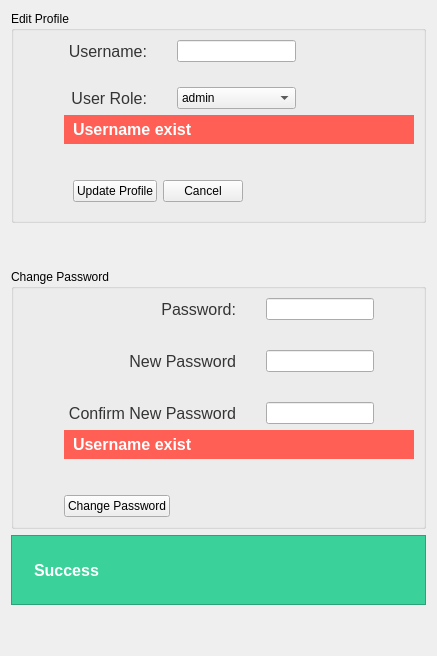
             <widget class="QWidget" name="user_profile_tab">
              <attribute name="title">
               <string>Edit Profile</string>
              </attribute>
              <layout class="QVBoxLayout" name="verticalLayout_21">
               <item>
                <widget class="QGroupBox" name="userpage_editprofile_edit_profile_groupbox">
                 <property name="styleSheet">
                  <string notr="true">QLabel{
	font-size: 16px;
	color: rgb(52, 52, 52);
	padding-right: 20px;
	
}


QLineEdit
{
	max-width: 300px;

}</string>
                 </property>
                 <property name="title">
                  <string>Edit Profile</string>
                 </property>
                 <layout class="QHBoxLayout" name="horizontalLayout_34">
                  <property name="leftMargin">
                   <number>50</number>
                  </property>
                  <item>
                   <layout class="QVBoxLayout" name="verticalLayout_26">
                    <property name="leftMargin">
                     <number>0</number>
                    </property>
                    <item>
                     <layout class="QGridLayout" name="gridLayout_18">
                      <property name="verticalSpacing">
                       <number>25</number>
                      </property>
                      <item row="0" column="0">
                       <widget class="QLabel" name="label_79">
                        <property name="text">
                         <string>Username:</string>
                        </property>
                        <property name="alignment">
                         <set>Qt::AlignRight|Qt::AlignTrailing|Qt::AlignVCenter</set>
                        </property>
                       </widget>
                      </item>
                      <item row="1" column="0">
                       <widget class="QLabel" name="label_78">
                        <property name="text">
                         <string>User Role:</string>
                        </property>
                        <property name="alignment">
                         <set>Qt::AlignRight|Qt::AlignTrailing|Qt::AlignVCenter</set>
                        </property>
                       </widget>
                      </item>
                      <item row="1" column="1">
                       <widget class="QComboBox" name="userpage_editprofile_user_role_combobox">
                        <item>
                         <property name="text">
                          <string>admin</string>
                         </property>
                        </item>
                       </widget>
                      </item>
                      <item row="0" column="1">
                       <widget class="QLineEdit" name="userpage_editprofile_username_inpt"/>
                      </item>
                      <item row="0" column="2">
                       <spacer name="horizontalSpacer_39">
                        <property name="orientation">
                         <enum>Qt::Horizontal</enum>
                        </property>
                        <property name="sizeHint" stdset="0">
                         <size>
                          <width>40</width>
                          <height>20</height>
                         </size>
                        </property>
                       </spacer>
                      </item>
                     </layout>
                    </item>
                    <item>
                     <widget class="QLabel" name="userpage_editprofile_edit_error_lbl">
                      <property name="styleSheet">
                       <string notr="true">font-size: 16px;
font-weight: bold;
color: #ffffff;
background-color: rgb(255, 95, 84);
padding:5px;

min-width: 100px;
max-width: 16777px;
max-height: 30px;
</string>
                      </property>
                      <property name="text">
                       <string>Username exist</string>
                      </property>
                     </widget>
                    </item>
                    <item>
                     <widget class="QFrame" name="horizontalFrame_7">
                      <property name="styleSheet">
                       <string notr="true">QPushButton {
max-width: 120px;
}</string>
                      </property>
                      <layout class="QHBoxLayout" name="horizontalLayout_36">
                       <property name="topMargin">
                        <number>30</number>
                       </property>
                       <item>
                        <widget class="QPushButton" name="userpage_editprofile_update_btn">
                         <property name="styleSheet">
                          <string notr="true"/>
                         </property>
                         <property name="text">
                          <string>Update Profile</string>
                         </property>
                        </widget>
                       </item>
                       <item>
                        <widget class="QPushButton" name="userpage_editprofile_cancel_btn">
                         <property name="text">
                          <string>Cancel</string>
                         </property>
                        </widget>
                       </item>
                       <item>
                        <spacer name="horizontalSpacer_69">
                         <property name="orientation">
                          <enum>Qt::Horizontal</enum>
                         </property>
                         <property name="sizeHint" stdset="0">
                          <size>
                           <width>40</width>
                           <height>20</height>
                          </size>
                         </property>
                        </spacer>
                       </item>
                      </layout>
                     </widget>
                    </item>
                   </layout>
                  </item>
                 </layout>
                </widget>
               </item>
               <item>
                <spacer name="verticalSpacer_35">
                 <property name="orientation">
                  <enum>Qt::Vertical</enum>
                 </property>
                 <property name="sizeType">
                  <enum>QSizePolicy::Maximum</enum>
                 </property>
                 <property name="sizeHint" stdset="0">
                  <size>
                   <width>20</width>
                   <height>40</height>
                  </size>
                 </property>
                </spacer>
               </item>
               <item>
                <widget class="QGroupBox" name="userpage_editprofile_change_pass_groupbox">
                 <property name="styleSheet">
                  <string notr="true">QLabel{
	font-size: 16px;
	color: rgb(52, 52, 52);
	padding-right: 20px;
	
}


QLineEdit
{
	max-width: 300px;

}</string>
                 </property>
                 <property name="title">
                  <string>Change Password</string>
                 </property>
                 <layout class="QHBoxLayout" name="horizontalLayout_37">
                  <property name="leftMargin">
                   <number>50</number>
                  </property>
                  <item>
                   <layout class="QVBoxLayout" name="verticalLayout_27">
                    <property name="leftMargin">
                     <number>0</number>
                    </property>
                    <item>
                     <layout class="QGridLayout" name="gridLayout_22">
                      <property name="verticalSpacing">
                       <number>30</number>
                      </property>
                      <item row="0" column="0">
                       <widget class="QLabel" name="label_80">
                        <property name="text">
                         <string>Password:</string>
                        </property>
                        <property name="alignment">
                         <set>Qt::AlignRight|Qt::AlignTrailing|Qt::AlignVCenter</set>
                        </property>
                       </widget>
                      </item>
                      <item row="1" column="0">
                       <widget class="QLabel" name="label_81">
                        <property name="text">
                         <string>New Password</string>
                        </property>
                        <property name="alignment">
                         <set>Qt::AlignRight|Qt::AlignTrailing|Qt::AlignVCenter</set>
                        </property>
                       </widget>
                      </item>
                      <item row="2" column="1">
                       <widget class="QLineEdit" name="userpage_editprofile_confirm_new_password_inpt"/>
                      </item>
                      <item row="0" column="1">
                       <widget class="QLineEdit" name="userpage_editprofile_old_password_inpt"/>
                      </item>
                      <item row="2" column="0">
                       <widget class="QLabel" name="label_86">
                        <property name="text">
                         <string>Confirm New Password</string>
                        </property>
                        <property name="alignment">
                         <set>Qt::AlignRight|Qt::AlignTrailing|Qt::AlignVCenter</set>
                        </property>
                       </widget>
                      </item>
                      <item row="1" column="1">
                       <widget class="QLineEdit" name="userpage_editprofile_new_password_inpt"/>
                      </item>
                      <item row="0" column="2">
                       <spacer name="horizontalSpacer_73">
                        <property name="orientation">
                         <enum>Qt::Horizontal</enum>
                        </property>
                        <property name="sizeHint" stdset="0">
                         <size>
                          <width>40</width>
                          <height>20</height>
                         </size>
                        </property>
                       </spacer>
                      </item>
                     </layout>
                    </item>
                    <item>
                     <widget class="QLabel" name="userpage_editprofile_changepass_error_lbl">
                      <property name="styleSheet">
                       <string notr="true">font-size: 16px;
font-weight: bold;
color: #ffffff;
background-color: rgb(255, 95, 84);
padding:5px;

min-width: 300px;
max-width: 16777px;
max-height: 30px;
</string>
                      </property>
                      <property name="text">
                       <string>Username exist</string>
                      </property>
                     </widget>
                    </item>
                    <item>
                     <layout class="QHBoxLayout" name="horizontalLayout_38">
                      <property name="topMargin">
                       <number>30</number>
                      </property>
                      <item>
                       <widget class="QPushButton" name="userpage_editprofile_change_password_btn">
                        <property name="styleSheet">
                         <string notr="true">max-width: 120px;</string>
                        </property>
                        <property name="text">
                         <string>Change Password</string>
                        </property>
                       </widget>
                      </item>
                      <item>
                       <spacer name="horizontalSpacer_97">
                        <property name="orientation">
                         <enum>Qt::Horizontal</enum>
                        </property>
                        <property name="sizeHint" stdset="0">
                         <size>
                          <width>40</width>
                          <height>20</height>
                         </size>
                        </property>
                       </spacer>
                      </item>
                     </layout>
                    </item>
                   </layout>
                  </item>
                 </layout>
                </widget>
               </item>
               <item>
                <widget class="QFrame" name="userspage_editprofile_success_frame">
                 <property name="styleSheet">
                  <string notr="true">QFrame{
background-color: rgb(58, 209, 154);
}</string>
                 </property>
                 <property name="frameShape">
                  <enum>QFrame::StyledPanel</enum>
                 </property>
                 <property name="frameShadow">
                  <enum>QFrame::Raised</enum>
                 </property>
                 <layout class="QHBoxLayout" name="horizontalLayout_40">
                  <item>
                   <widget class="QLabel" name="label_89">
                    <property name="maximumSize">
                     <size>
                      <width>50</width>
                      <height>50</height>
                     </size>
                    </property>
                    <property name="text">
                     <string/>
                    </property>
                    <property name="pixmap">
                     <pixmap resource="Assets/Assets.qrc">:/assets/icons/icons8-check-150.png</pixmap>
                    </property>
                    <property name="scaledContents">
                     <bool>true</bool>
                    </property>
                   </widget>
                  </item>
                  <item>
                   <widget class="QLabel" name="userspage_editprofile_success_lbl">
                    <property name="minimumSize">
                     <size>
                      <width>0</width>
                      <height>50</height>
                     </size>
                    </property>
                    <property name="styleSheet">
                     <string notr="true">font-size: 16px;
font-weight: bold;
color: #ffffff;

</string>
                    </property>
                    <property name="text">
                     <string>Success</string>
                    </property>
                    <property name="scaledContents">
                     <bool>false</bool>
                    </property>
                   </widget>
                  </item>
                  <item>
                   <spacer name="horizontalSpacer_71">
                    <property name="orientation">
                     <enum>Qt::Horizontal</enum>
                    </property>
                    <property name="sizeHint" stdset="0">
                     <size>
                      <width>40</width>
                      <height>20</height>
                     </size>
                    </property>
                   </spacer>
                  </item>
                 </layout>
                </widget>
               </item>
               <item>
                <spacer name="verticalSpacer_36">
                 <property name="orientation">
                  <enum>Qt::Vertical</enum>
                 </property>
                 <property name="sizeHint" stdset="0">
                  <size>
                   <width>20</width>
                   <height>40</height>
                  </size>
                 </property>
                </spacer>
               </item>
              </layout>
             </widget>
